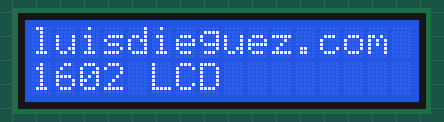
A sketch run on a simulated Arduino Uno, built with avr-gcc and run on an emulated ATmega328P. On the bench: 16×2 character LCD.

Above: at 0.26 s.

The sketch:

LCD1602-I2C.ino
```cpp
#include <LiquidCrystal_I2C.h>
LiquidCrystal_I2C lcd(0x27,16,2);

void setup() {
  lcd.begin();
}

void loop() {
  lcd.setCursor(0,0);
  lcd.print("luisdieguez.com");
  lcd.setCursor(0,1);
  lcd.print("1602 LCD");
  delay(100);
  lcd.clear();
}
```
